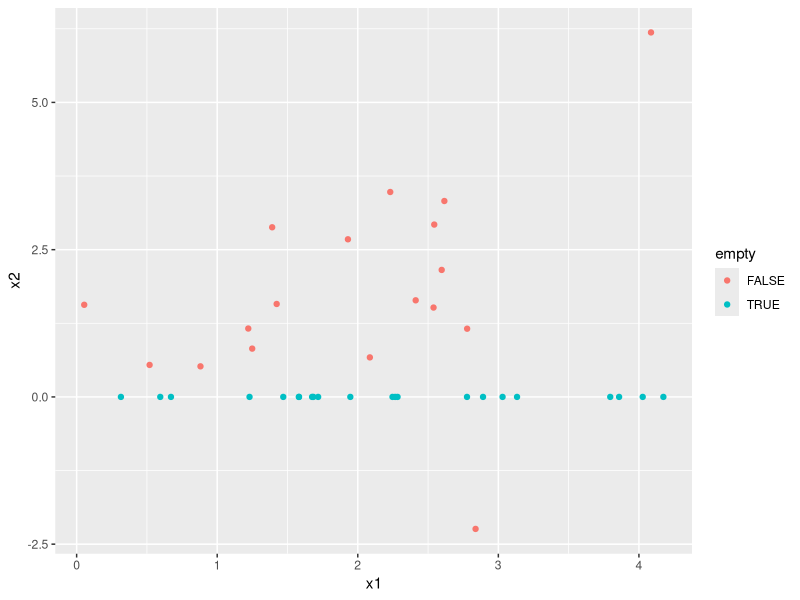

The R script that drew this image:
## ---- chunk 1
library(tidyverse)
set.seed(42)
## ---- chunk 2
x <- read_csv("data.csv")
x
n <- nrow(x)
n1 <- x |>
  filter(x2 != 0) |> nrow()  
n2 <- n - n1
x |>
  mutate(empty = x2 == 0) |>
  ggplot(aes(x = x1, y = x2)) +
  geom_point(aes(color = empty))

## ---- chunk 3
sigma2_mle <- function(x) {
  n <- length(x)
  var(x) * (n - 1) / n
}
init_est <- x |>
  summarise(mu1 = mean(x1), mu2 = mean(x2), sigma21 = sigma2_mle(x1),
  sigma22 = sigma2_mle(x2), rho = cor(x1, x2)
  )
x |> filter(x2 != 0) |>
  summarise(mu1 = mean(x1), mu2 = mean(x2), sigma21 = sigma2_mle(x1),
  sigma22 = sigma2_mle(x2), rho = cor(x1, x2)
  )

## ---- chunk 4
e_step <- function(x1, params) {
  params$mu2 + params$rho * 
  (sqrt(params$sigma22) / sqrt(params$sigma21)) *
  (x1 - params$mu1)
}

m_step <- function(x1, x2, x2_e) {
  x2 <- c(x2, x2_e)
  tibble(
    mu1 = mean(x1),
    mu2 = mean(x2),
    sigma21 = sigma2_mle(x1),
    sigma22 = sigma2_mle(x2),
    rho = cor(x1, x2)
  )
} 
## ---- chunk 5
no_iter = 10

params <- x |>
  summarise(mu1 = mean(x1), mu2 = mean(x2), sigma21 = sigma2_mle(x1),
  sigma22 = sigma2_mle(x2), rho = cor(x1, x2)
  )
params
m <- matrix(rep(0, no_iter * 5), nrow = 10)
colnames(m) = c("mu1", "mu2", "sigma21", "sigma22", "rho")
x_f <- x |> filter(x2 != 0)
x_e <- x |> filter(x2 == 0)
for (i in seq_len(no_iter)) {
  x2_e <- e_step(x_e$x1, params)
  params <- m_step(x$x1, x_f$x2, x2_e)
  m[i,] <- as.matrix(params)
}
m
